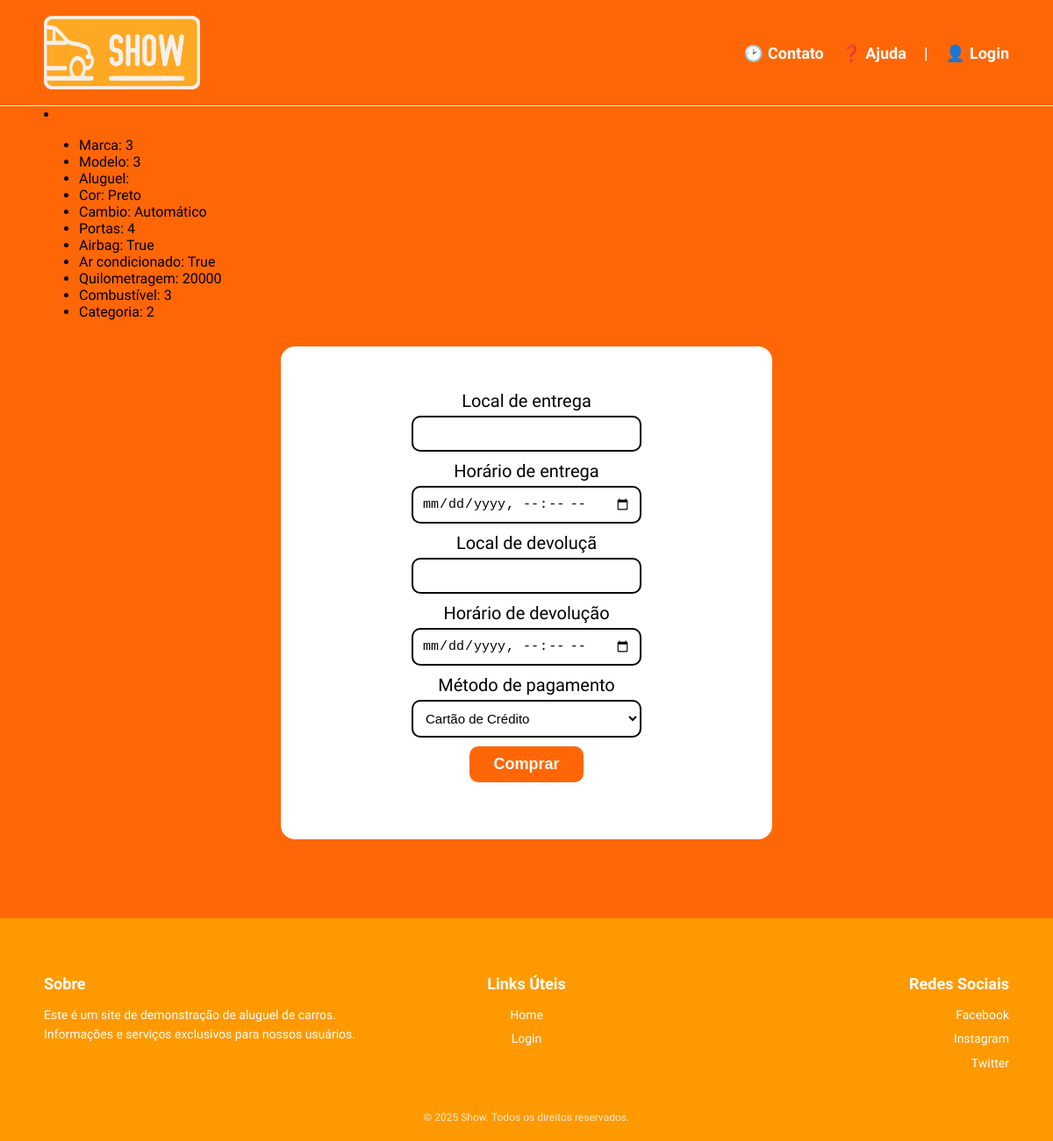
Page /3 on the committed database.
### models.py (models this page shows, shortened)
class Veiculo(Base):
    __tablename__ = "veiculos"
    id = Column("id", Integer, primary_key=True, autoincrement=True)
    portas = Column("portas", Integer, nullable=False)
    preco_diaria = Column("preco_diaria", Numeric(10, 2), nullable=False)
    placa = Column("placa", String(7), nullable=False)
    cor = Column("cor", String(100), nullable=False)
    preco_compra = Column("preco_compra", Numeric(10, 2), nullable=False)
    capacidade_pessoas = Column("capacidade_pessoas", Integer, nullable=False)
    quilometragem = Column("quilometragem", Integer, nullable=False)
    cambio = Column("cambio", String(100), nullable=False)
    airbags = Column("airbags", Boolean, nullable=False)
    ar_condicionado = Column("ar_condicionado", Boolean, nullable=False)
    disponivel = Column("disponivel", Boolean, nullable=False)
    id_fornecedor = Column("id_fornecedor", Integer, ForeignKey("fornecedores.id"), nullable=False)
    id_garagem = Column("id_garagem", Integer, ForeignKey("garagens.id"), nullable=False)
    id_plano_seguro = Column("id_plano_seguro", Integer, ForeignKey("plano_seguros.id"), nullable=False)
    id_marca = Column("id_marca", Integer, ForeignKey("marcas.id"), nullable=False)
    id_modelo = Column("id_modelo", Integer, ForeignKey("modelos.id"), nullable=False)
    id_categoria = Column("id_categoria", Integer, ForeignKey("categorias.id"), nullable=False)
    id_combustivel = Column("id_combustivel", Integer, ForeignKey("combustiveis.id"), nullable=False)

### app.py (the view)
@app.route("/<int:carro_id>")
def detalhar_carro(carro_id):
    sessao =Sessao()
    carro = sessao.query(Veiculo).filter_by(id=carro_id).first()
    if carro is None:
        abort(404)
    return render_template("detalhar_carro.html", carro= carro)

### templates/detalhar_carro.html (shortened to what this page needs)
    {% extends "base.html" %}
    {% block conteudo_principal %}
    <div><li>
    <ul>
        <li>Marca: {{ carro.id_marca }}</li>
        <li>Modelo: {{ carro.id_modelo }}</li>
        <li>Aluguel: {{ carro.aluguel }}</li>
        <li>Cor: {{ carro.cor }}</li>
        <li>Cambio: {{ carro.cambio }}</li>
        <li>Portas: {{ carro.portas }}</li>
        <li>Airbag: {{ carro.airbags }}</li>
        <li>Ar condicionado: {{ carro.ar_condicionado }}</li>
        <li>Quilometragem: {{ carro.quilometragem }}</li>
        <li>Combustível: {{ carro.id_combustivel }}</li>
        <li>Categoria: {{ carro.id_categoria }}</li>
    </ul>
        </li></div>
<div class="form_container">
    <form class="form_simples input" action="/comprar_carro" method="POST">
        <div class="container">
            <label for="local_entrega">Local de entrega</label>
            <input type="text" name="local_entrega" required minlength="3" placeholder="  ">
        </div>
        <div class="container">
            <label for="horario_entrega">Horário de entrega</label>
            <input type="datetime-local" name="horario_entrega" required minlength="3" placeholder="  ">
        </div>
        <div class="container">
            <label for="local_devolucao">Local de devoluçã</label>
            <input type="text" name="local_devolucao" required minlength="3" placeholder="  ">
        </div>
        <div class="container">
            <label for="horario_devolucao">Horário de devolução</label>
            <input type="datetime-local" name="horario_devolucao" required minlength="3" >
        </div>
        <div class="container">
            <label for="metodo_pagamento">Método de pagamento</label>
             <select name="metodo_pagamento" type="text">
                <option value="Cartão de Crédito">Cartão de Crédito</option>
            </select>
            <button type="submit" class="button_comprar">Comprar</button>
        </div>
    {% endblock %}

### static/estilo.css (style rules this page uses)
.container { max-width: 500px; margin: 0 auto; }
body { font-family: "Work Sans"; background-color: #ff6606; margin: 0; min-height: 100vh; display: flex; flex-direction: column; }
label { display: block; color: black; font-weight: 500; font-size: 20px; }
button[type="submit"] { background: white; border: 2px solid #ddd; border-radius: 25px; padding: 4px 10px; cursor: pointer; font-weight: bold; }
.form_container { background-color: #fff; border-radius: 16px; width: 100%; max-width: 500px; margin: 30px auto; padding: 50px 30px; text-align: center; display: flex; justify-content: center; }
.form_simples select, .form_simples input { width: 100%; padding: 10px; border: 2px solid #000000; border-radius: 10px; box-sizing: border-box; margin-top: 5px; margin-bottom: 10px; font-size: 15px; background-color: #fff; }
.form_simples button { background-color: #ff6606; color: #fff; width: 50%; padding: 10px; border: 2px ; border-radius: 10px; font-size: 18px; box-sizing: border-box; margin-bottom: 15px; }

### rows in the picture
Veiculo: id_marca "3", id_modelo "3", cor "Preto", cambio "Automático", portas "4", airbags "True", ar_condicionado "True", quilometragem "20000", id_combustivel "3", id_categoria "2"
